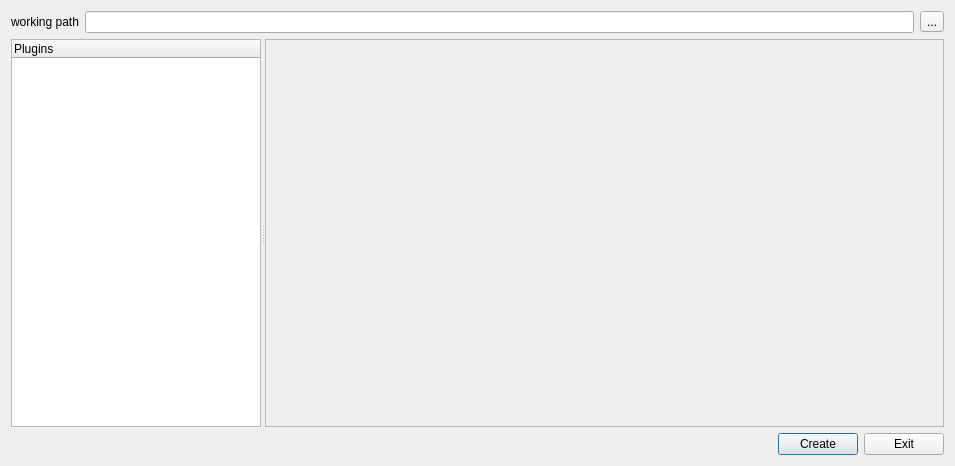
<?xml version="1.0" encoding="UTF-8"?>
<ui version="4.0">
 <class>Dialog</class>
 <widget class="QDialog" name="Dialog">
  <property name="geometry">
   <rect>
    <x>0</x>
    <y>0</y>
    <width>955</width>
    <height>466</height>
   </rect>
  </property>
  <property name="windowTitle">
   <string>IDE | Template Builder</string>
  </property>
  <layout class="QGridLayout" name="gridLayout">
   <item row="0" column="0" colspan="3">
    <layout class="QHBoxLayout" name="horizontalLayout">
     <item>
      <widget class="QLabel" name="uiWorkingPathLBL">
       <property name="text">
        <string>working path</string>
       </property>
      </widget>
     </item>
     <item>
      <widget class="QLineEdit" name="uiWorkingPathTXT"/>
     </item>
     <item>
      <widget class="QToolButton" name="uiWorkingPathBTN">
       <property name="toolTip">
        <string>Set Working Path</string>
       </property>
       <property name="text">
        <string>...</string>
       </property>
      </widget>
     </item>
    </layout>
   </item>
   <item row="1" column="0" colspan="3">
    <widget class="QSplitter" name="splitter">
     <property name="sizePolicy">
      <sizepolicy hsizetype="Expanding" vsizetype="Expanding">
       <horstretch>0</horstretch>
       <verstretch>0</verstretch>
      </sizepolicy>
     </property>
     <property name="orientation">
      <enum>Qt::Horizontal</enum>
     </property>
     <widget class="QTreeWidget" name="uiPluginTREE">
      <property name="maximumSize">
       <size>
        <width>250</width>
        <height>16777215</height>
       </size>
      </property>
      <property name="verticalScrollMode">
       <enum>QAbstractItemView::ScrollPerPixel</enum>
      </property>
      <property name="rootIsDecorated">
       <bool>false</bool>
      </property>
      <column>
       <property name="text">
        <string>Plugins</string>
       </property>
      </column>
     </widget>
     <widget class="QScrollArea" name="uiPluginAREA">
      <property name="widgetResizable">
       <bool>true</bool>
      </property>
      <widget class="QWidget" name="scrollAreaWidgetContents">
       <property name="geometry">
        <rect>
         <x>0</x>
         <y>0</y>
         <width>680</width>
         <height>389</height>
        </rect>
       </property>
      </widget>
     </widget>
    </widget>
   </item>
   <item row="2" column="0">
    <spacer name="horizontalSpacer">
     <property name="orientation">
      <enum>Qt::Horizontal</enum>
     </property>
     <property name="sizeHint" stdset="0">
      <size>
       <width>772</width>
       <height>20</height>
      </size>
     </property>
    </spacer>
   </item>
   <item row="2" column="1">
    <widget class="QPushButton" name="uiCreateBTN">
     <property name="text">
      <string>Create</string>
     </property>
    </widget>
   </item>
   <item row="2" column="2">
    <widget class="QPushButton" name="uiExitBTN">
     <property name="text">
      <string>Exit</string>
     </property>
    </widget>
   </item>
  </layout>
 </widget>
 <resources/>
 <connections/>
</ui>
